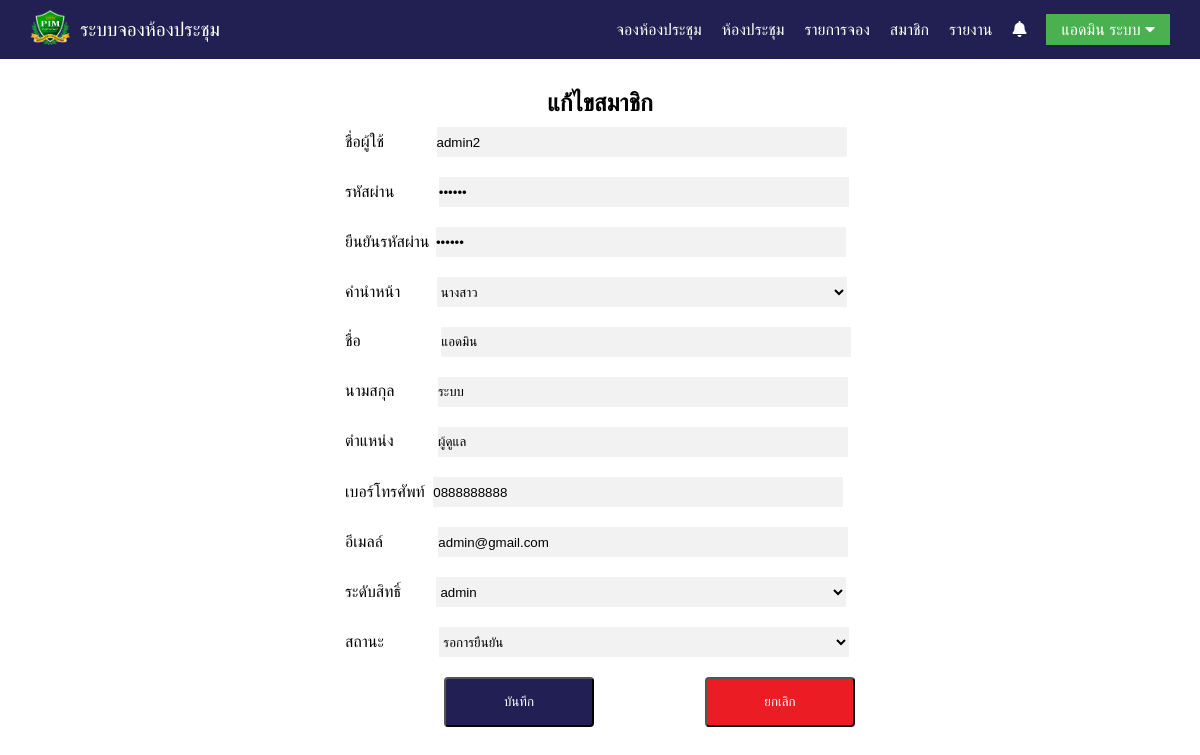
/member/index.php?page=member&action=edit&id=53 (signed in), run on the app's committed database.
### tables this page shows
CREATE TABLE `tb_member` (
  `id_member` int(10) NOT NULL,
  `username` varchar(20) NOT NULL,
  `password` varchar(20) NOT NULL,
  `ntitle` varchar(10) NOT NULL,
  `firstname` varchar(50) NOT NULL,
  `surname` varchar(50) NOT NULL,
  `email` varchar(50) NOT NULL,
  `status` varchar(5) NOT NULL,
  `position` varchar(200) NOT NULL,
  `phone` varchar(10) NOT NULL,
  `active` int(1) NOT NULL,
  `login_date` datetime NOT NULL,
  `login_times` int(6) NOT NULL,
  `create_date` datetime NOT NULL
);

### member/index.php (the view, shortened to what this page needs)
<?php
if ($_SESSION['id'] != '') {
    include 'connect.php';
    $sql = "SELECT * FROM tb_member WHERE id_member = '{$_SESSION['id']}' ";
    $rs = $conn->query( $sql )->fetch_assoc() ;
  }
?>
<!DOCTYPE html>
<html lang="en">
<head>
    <link rel="stylesheet" href="css/nav.css">
    <link rel="stylesheet" href="css/footer.css">
    <link rel="stylesheet" href="css/member.css">
    <link rel="stylesheet" href="https://cdnjs.cloudflare.com/ajax/libs/font-awesome/5.15.2/css/all.min.css">
      <link rel="stylesheet" type="text/css" href="https://cdn.datatables.net/v/bs4/dt-1.10.20/datatables.min.css"/>
    <link rel="stylesheet" type="text/css" href="https://cdn.datatables.net/responsive/2.2.3/css/responsive.dataTables.min.css">
</head>
<body>
    <nav>
      <ul class="menu">
          <li class="logo"><a class="list" href="index.php?page=home"><img src="images/Logo_PIM.png" alt="PIM Logo"></a></li>
          <li class="brand"><a class="list" href="index.php?page=home">ระบบจองห้องประชุม</a></li>
          <li class="item"><a class="list" href="index.php?page=booking">จองห้องประชุม</a></li>
          <li class="item"><a class="list" href="index.php?page=rooms">ห้องประชุม</a></li>
<?php if ($_SESSION['status'] == 'admin' || $_SESSION['status'] == 'user' || $_SESSION['type'] == 'STUDENT') {?>
          <li class="item">
            <a class="list" href="index.php?page=mybooking">รายการจอง</a>
          </li>
<?php } ?>
<?php   if ($_SESSION['status'] =='admin')  { ?>
          <li class="item"><a class="list" href="index.php?page=member">สมาชิก</a></li>
          <li class="item"><a class="list" href="index.php?page=report">รายงาน</a></li>
<?php } ?>
<?php if ($_SESSION['id'] != '' || $_SESSION['status'] != '') {?>
	<?php 	if ($_SESSION['status'] == 'admin') {
	$rs2 = $conn->query($sql2)->fetch_assoc();?>
		      <li class="item">
                <a class="list" href="index.php?page=report&report=0"><i class="fas fa-bell"></i></a>
              </li>
	<?php } ?>
      <li class="item out">
        <a class="logout" href="#">
          <span class="user-info">
<?php
echo $rs['title'].$rs['firstname'].'  '.$rs['surname'];
?>
				  </span>
          <i class="ace-icon fa fa-caret-down"></i>
        </a>
      </li>
<?php } else {?>
		      <li class="item-button"><a class="list" href="index.php?page=login">เข้าสู่ระบบ</a></li>
<?php } ?>
      </ul>
  </nav>
<?php if ($_GET['action']=='edit') {
		$meSQL = "SELECT * FROM tb_member WHERE id_member='{$_GET['id']}' ";
		$meQuery = $conn->query($meSQL);
    if ($meQuery == TRUE) {
        $meResult = $meQuery->fetch_assoc();
    } else {
        echo $conn->error;
    }
    ?>
<div class="container">
        <div class="wrap-container">
            <form class="form-horizontal" role="form" name="formregister" method="post" action="member\action.php?action=edit">
                <h2 class="add">แก้ไขสมาชิก</h2>
                <div class="container-1-box">
                    <label class="username">ชื่อผู้ใช้</label>
                    <input name="username" class="long" type="text" placeholder="Username" value="<?php echo $meResult['username'];?>" required>
                </div>
                <div class="container-1-box">
                    <label class="password">รหัสผ่าน</label>
                    <input name="password" class="long" type="password" placeholder="Password" value="<?php echo $meResult['password'];?>" required>
                </div>
                <div class="container-1-box">
                    <label class="conpass">ยืนยันรหัสผ่าน</label>
                    <input name="conpassword" class="long" type="password" placeholder="Password" value="<?php echo $meResult['password'];?>" required>
                </div>
                <div class="container-1-box">
                    <label class="title">คำนำหน้า</label>
                    <select name="title" id="title" required>
                        <option value="นางสาว" <?php if ($meResult['ntitle'] == 'นางสาว') {echo 'selected';}?>>นางสาว</option>
                </select>
                </div>
                <div class="container-1-box">
                    <label class="firstname">ชื่อ</label>
                    <input type="text"  name="firstname" placeholder="Firstname" class="long" value="<?php echo $meResult['firstname'];?>" required />
                </div>
                <div class="container-1-box">
                    <label class="surname">นามสกุล</label>
                    <input type="text" name="surname" placeholder="Surtname" class="long" value="<?php echo $meResult['surname'];?>" required />
                </div>
                <div class="container-1-box">
                    <label class="position">ตำแหน่ง</label>
                    <input type="text" name="position" placeholder="Position" class="long" value="<?php echo $meResult['position'];?>" required />
                </div>
                <div class="container-1-box">
                    <label class="phone">เบอร์โทรศัพท์</label>
                    <input type="text" name="phone" placeholder="Phone" class="long" value="<?php echo $meResult['phone'];?>" required />
                </div>
                <div class="container-1-box">
                    <label class="email">อีเมลล์</label>
                    <input type="text" name="email" placeholder="Email" class="long" value="<?php echo $meResult['email'];?>" required />
                </div>
                <div class="container-1-box">
                    <label class="status">ระดับสิทธิ์</label>
                    <select name="status" id="status" required>
                        <option value="admin" selected>admin</option>
                </select>
                </div>
            <div class="container-1-box">
                <label class="active">สถานะ</label>
                <select name="active" id="active" >
                        <option value="0" <?php if ($meResult['active'] == '0') {echo 'selected';}?>>รอการยืนยัน</option>
                </select>
            </div>
            <div class="container-2-box">
                <button class="btn-save" type="submit">บันทึก</button>
                <button class="btn-cancel" type="button" onClick="javascript: window.history.back();">ยกเลิก</button>
            </div>
            </form>
        </div>
    </div>
<?php } ?>
</body>
</html>

### css/nav.css (style rules this page uses)
* { margin: 0; padding: 0; box-sizing: border-box; width: auto; }
body { font-family: Arial, Helvetica, sans-serif; background: white; width: 100%; }
nav { background: #221f53; padding: 5px 20px; width: 100%; flex-wrap: nowrap; }
.fas.fa-bell { -webkit-animation: ring 4s .7s ease-in-out infinite; -webkit-transform-origin: 50% 4px; -moz-animation: ring 4s .7s ease-in-out infinite; -moz-transform-origin: 50% 4px; animation: ring 4s .7s ease-in-out infinite; transform-origin: 50% 4px; }
ul { list-style-type: none; }
a.list { color: white; text-decoration: none; }
.item a.list { border-bottom: 2px solid transparent; padding-bottom: 8px; transition: all 0.4s ease; }
.menu li { font-size: 16px; padding: 15px 5px; white-space: nowrap; }
li img { padding: 0; width: 40px; height: 35px; }
.menu { display: flex; flex-wrap: wrap; justify-content: space-between; align-items: center; }
.item { width: 100%; order: 2; display: none; }
.menu li { padding: 5px 10px; }
.brand { order: 0; flex: 1; }
li.brand { padding: 0; font-size: larger; }
.item.out a.logout { color: white; text-decoration: none; padding: 7px 15px; background-color: #4BB150; }
@media all and (min-width: 890px) { .menu { justify-content: center; } }
@media all and (min-width: 890px) { .item { display: block; width: auto; } }
@media all and (min-width: 890px) { .logo { order: 0; } }
@media all and (min-width: 890px) { .brand { order: 0; flex: 1; } }
@media all and (min-width: 890px) { .item { order: 1; } }
@media all and (min-width: 890px) { .menu li.item { padding: 0px 10px; } }

### css/member.css (style rules this page uses)
h2.add { text-align: center; padding-top: 10px; padding-bottom: 10px; }
.container { width: 100%; height: 85vh; display: flex; justify-content: center; padding: 10px 30px 30px 30px; }
.wrap-container { padding: 10px; border-radius: 10px; }
input, textarea, section, select { border-style: hidden; background-color: #f2f2f2; }
label.username { margin-right: 48px; }
label.password { margin-right: 40px; }
label.conpass { margin-right: 2px; }
label.title { margin-right: 32px; }
label.firstname { margin-right: 76px; }
label.surname { margin-right: 39px; }
label.position { margin-right: 40px; }
label.phone { margin-right: 4px; }
label.email { margin-right: 51px; }
label.status { margin-right: 31px; }
label.active { margin-right: 51px; }
.container-1-box { flex-wrap: nowrap; padding-bottom: 20px; }
.container-1-box select { width: 410px; height: 30px; }
.container-1-box .long { width: 410px; height: 30px; }
.container-2-box { padding-bottom: 10px; display: flex; flex-wrap: nowrap; flex-direction: row; justify-content: space-between; width: 510px; padding-left: 99px; }
.btn-save { background: #221f54; text-align: center; padding: 15px; border-radius: 4px; width: 150px; color: #fff; cursor: pointer; text-transform: uppercase; }
.btn-cancel { background: #ec1c24; text-align: center; padding: 15px; border-radius: 4px; width: 150px; color: #fff; cursor: pointer; text-transform: uppercase; }

### data on the page
tb_member: firstname "แอดมิน", surname "ระบบ", username "admin2", title "นางสาว", position "ผู้ดูแล", phone "0888888888", email "admin@gmail.com", active "รอการยืนยัน"
